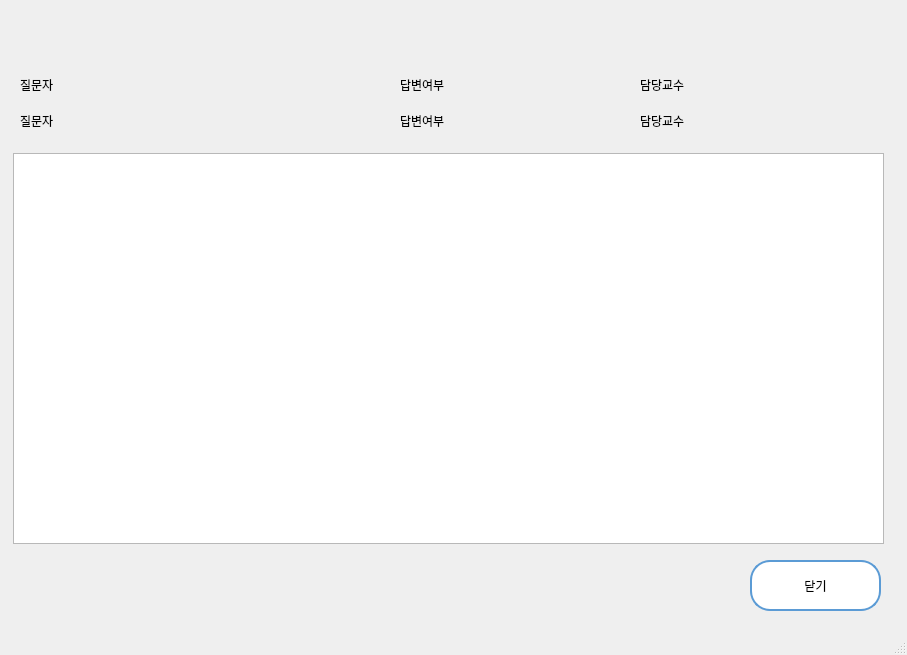
<?xml version="1.0" encoding="UTF-8"?>
<ui version="4.0">
 <class>MainWindow</class>
 <widget class="QMainWindow" name="MainWindow">
  <property name="geometry">
   <rect>
    <x>0</x>
    <y>0</y>
    <width>907</width>
    <height>655</height>
   </rect>
  </property>
  <property name="windowTitle">
   <string>MainWindow</string>
  </property>
  <widget class="QWidget" name="centralwidget">
   <widget class="QStackedWidget" name="stackedWidget">
    <property name="geometry">
     <rect>
      <x>10</x>
      <y>10</y>
      <width>881</width>
      <height>611</height>
     </rect>
    </property>
    <property name="currentIndex">
     <number>0</number>
    </property>
    <widget class="QWidget" name="page">
     <widget class="QLabel" name="label11">
      <property name="geometry">
       <rect>
        <x>10</x>
        <y>67</y>
        <width>345</width>
        <height>16</height>
       </rect>
      </property>
      <property name="text">
       <string>질문자</string>
      </property>
     </widget>
     <widget class="QLabel" name="label_22">
      <property name="geometry">
       <rect>
        <x>390</x>
        <y>67</y>
        <width>211</width>
        <height>16</height>
       </rect>
      </property>
      <property name="text">
       <string>답변여부</string>
      </property>
     </widget>
     <widget class="QTextBrowser" name="textBrowser">
      <property name="geometry">
       <rect>
        <x>3</x>
        <y>143</y>
        <width>871</width>
        <height>391</height>
       </rect>
      </property>
     </widget>
     <widget class="QLabel" name="label_11">
      <property name="geometry">
       <rect>
        <x>-10</x>
        <y>0</y>
        <width>890</width>
        <height>610</height>
       </rect>
      </property>
      <property name="text">
       <string/>
      </property>
      <property name="pixmap">
       <pixmap>inquiry.png</pixmap>
      </property>
     </widget>
     <widget class="QLabel" name="label_33">
      <property name="geometry">
       <rect>
        <x>630</x>
        <y>67</y>
        <width>221</width>
        <height>16</height>
       </rect>
      </property>
      <property name="text">
       <string>담당교수</string>
      </property>
     </widget>
     <widget class="QPushButton" name="back_Btn1">
      <property name="geometry">
       <rect>
        <x>740</x>
        <y>550</y>
        <width>131</width>
        <height>51</height>
       </rect>
      </property>
      <property name="styleSheet">
       <string notr="true">QPushButton{
color: rgb(0, 0, 0);
border: 2px solid rgb(91, 155, 213);


    background-color: rgb(255, 255, 255);
border-radius:20px;

}

QPushButton:hover{

color: rgb(255, 255, 255);

background-color: rgb(91, 155, 213);

}</string>
      </property>
      <property name="text">
       <string>닫기</string>
      </property>
     </widget>
     <widget class="QLabel" name="label">
      <property name="geometry">
       <rect>
        <x>10</x>
        <y>90</y>
        <width>345</width>
        <height>41</height>
       </rect>
      </property>
      <property name="text">
       <string>질문자</string>
      </property>
     </widget>
     <widget class="QLabel" name="label_2">
      <property name="geometry">
       <rect>
        <x>390</x>
        <y>90</y>
        <width>211</width>
        <height>41</height>
       </rect>
      </property>
      <property name="text">
       <string>답변여부</string>
      </property>
     </widget>
     <widget class="QLabel" name="label_3">
      <property name="geometry">
       <rect>
        <x>630</x>
        <y>90</y>
        <width>221</width>
        <height>41</height>
       </rect>
      </property>
      <property name="text">
       <string>담당교수</string>
      </property>
     </widget>
     <zorder>label_11</zorder>
     <zorder>label11</zorder>
     <zorder>label_22</zorder>
     <zorder>textBrowser</zorder>
     <zorder>label_33</zorder>
     <zorder>back_Btn1</zorder>
     <zorder>label</zorder>
     <zorder>label_2</zorder>
     <zorder>label_3</zorder>
    </widget>
    <widget class="QWidget" name="page_2">
     <widget class="QLabel" name="label_4">
      <property name="geometry">
       <rect>
        <x>320</x>
        <y>10</y>
        <width>251</width>
        <height>51</height>
       </rect>
      </property>
      <property name="text">
       <string>질문 등록하기</string>
      </property>
     </widget>
     <widget class="QLineEdit" name="lineEdit">
      <property name="geometry">
       <rect>
        <x>0</x>
        <y>70</y>
        <width>871</width>
        <height>461</height>
       </rect>
      </property>
      <property name="alignment">
       <set>Qt::AlignLeading|Qt::AlignLeft|Qt::AlignTop</set>
      </property>
     </widget>
     <widget class="QLabel" name="label_12">
      <property name="geometry">
       <rect>
        <x>-10</x>
        <y>0</y>
        <width>890</width>
        <height>610</height>
       </rect>
      </property>
      <property name="text">
       <string/>
      </property>
      <property name="pixmap">
       <pixmap>newQnA.png</pixmap>
      </property>
     </widget>
     <widget class="QPushButton" name="pushButton_2">
      <property name="geometry">
       <rect>
        <x>590</x>
        <y>540</y>
        <width>131</width>
        <height>51</height>
       </rect>
      </property>
      <property name="styleSheet">
       <string notr="true">QPushButton{
color: rgb(0, 0, 0);
border: 2px solid rgb(91, 155, 213);


    background-color: rgb(255, 255, 255);
border-radius:20px;

}

QPushButton:hover{

color: rgb(255, 255, 255);

background-color: rgb(91, 155, 213);

}</string>
      </property>
      <property name="text">
       <string>등록하기</string>
      </property>
     </widget>
     <widget class="QPushButton" name="pushButton">
      <property name="geometry">
       <rect>
        <x>730</x>
        <y>540</y>
        <width>131</width>
        <height>51</height>
       </rect>
      </property>
      <property name="styleSheet">
       <string notr="true">QPushButton{
color: rgb(0, 0, 0);
border: 2px solid rgb(91, 155, 213);


    background-color: rgb(255, 255, 255);
border-radius:20px;

}

QPushButton:hover{

color: rgb(255, 255, 255);

background-color: rgb(91, 155, 213);

}</string>
      </property>
      <property name="text">
       <string>닫기</string>
      </property>
     </widget>
     <zorder>label_12</zorder>
     <zorder>label_4</zorder>
     <zorder>lineEdit</zorder>
     <zorder>pushButton_2</zorder>
     <zorder>pushButton</zorder>
    </widget>
   </widget>
  </widget>
  <widget class="QMenuBar" name="menubar">
   <property name="geometry">
    <rect>
     <x>0</x>
     <y>0</y>
     <width>907</width>
     <height>28</height>
    </rect>
   </property>
  </widget>
  <widget class="QStatusBar" name="statusbar"/>
 </widget>
 <resources/>
 <connections/>
</ui>
